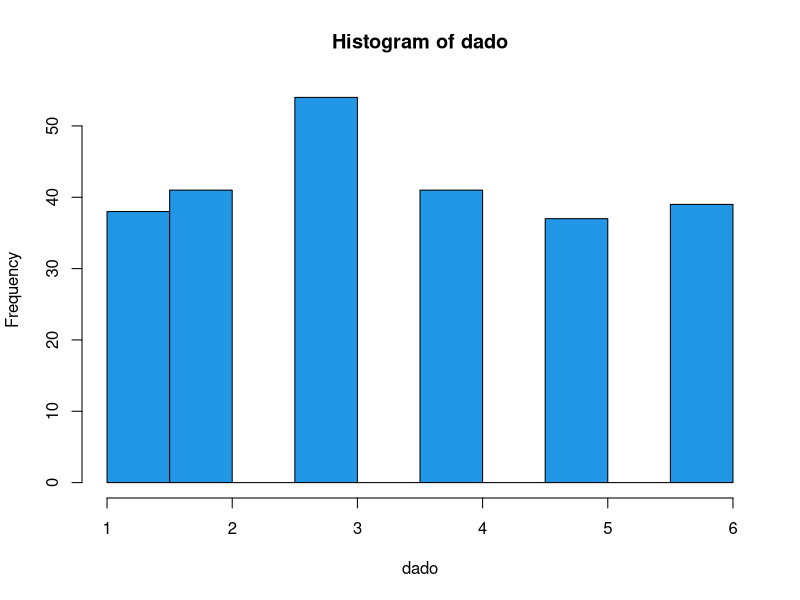

R code for this plot:
#------------------Exercises------------------#
#1:
tempo = c(18, 14, 14, 15, 14, 34, 16, 17, 21, 26)
max(tempo)
min(tempo)
mean(tempo)
#Max = 34/Min = 14/Mean = 18.9.

#2:
a = c(1:5)
b = c(4:7)
?union
union(a,b)
intersect(a,b)
setdiff(a,b)
#union = 1:7/intersect = 4,5.

#3:
abs(2^3-3^2)
#Answer is 1.

#4:
smp1 = sample(1:40,100,replace = TRUE)
a = smp1[1:50]
b = smp1[51:100]
a
b

#5:
megasena = sample(1:60,6)
megasena
#I'll choose these number to play on Megasena.

#6:
?seq
seq(1,30,2)

#7:
dado = sample(1:6,250,replace = TRUE)
?table
table(dado)
?hist
hist(dado, col = "300")
#Show us the frequency.

#8:
temp = c(9, 0 ,10 ,13 ,15 ,17 ,18 ,17 ,22 ,11 ,15 )
sqrt(temp)
log(temp)
log(temp+1)
(temp)^2

#--------------------------------END--------------------------------#